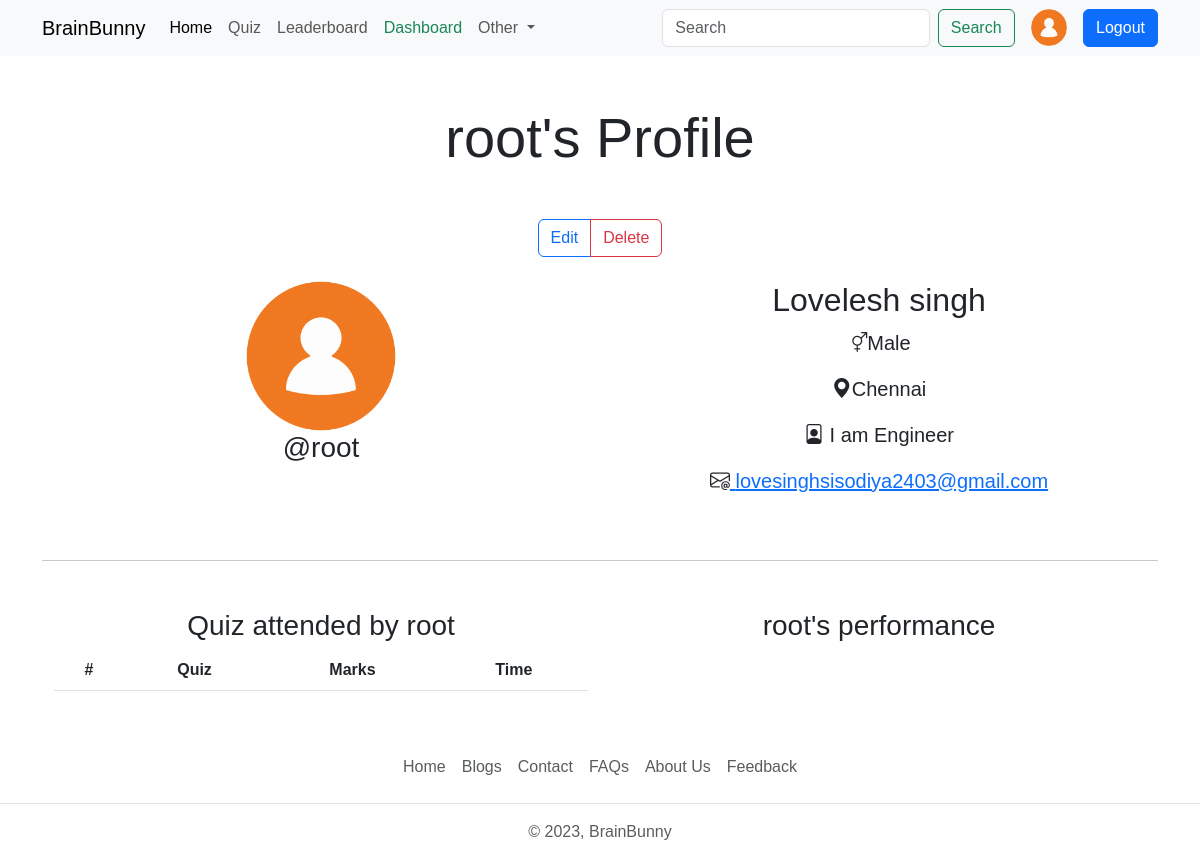
The app's page /user/profile/root (signed in), older data.
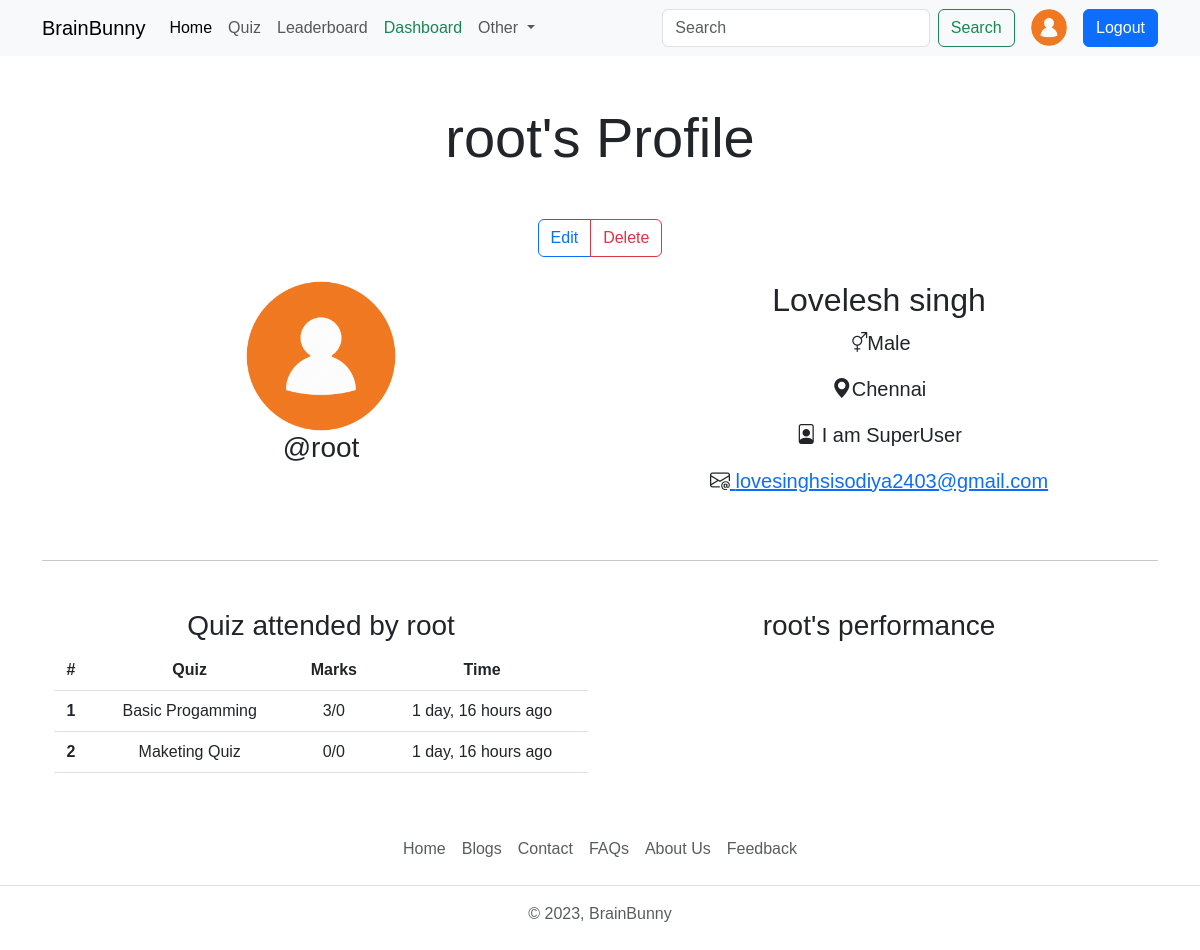
The same page, newer data.
### account/models.py (models this page shows, shortened)
class Profile(models.Model):
    user=models.OneToOneField(User,on_delete=models.CASCADE,null=True,verbose_name='User Object') #verbose name
    bio = models.TextField(blank=True,null=True)
    profile_img=models.ImageField(upload_to='profile_images',default='user.png',blank=True,null=True,verbose_name='Profile Pic')
    location=models.CharField(max_length=100,blank=True,null=True)
    GENDER=(
        ('Male','Male'),
        ('Female','Female'),
        ('Other','Other'),
    )
    gender=models.CharField(max_length=6,choices=GENDER,blank=True,null=True)

### quiz/models.py (models this page shows, shortened)
class QuizSubmission(models.Model):
    user = models.ForeignKey(User,on_delete=models.CASCADE)
    quiz = models.ForeignKey(Quiz,on_delete=models.CASCADE)
    score = models.IntegerField()
    submitted_at=models.DateTimeField(auto_now_add=True)

class Quiz(models.Model):
    title=models.CharField(max_length=255)
    description= models.TextField()
    category = models.ForeignKey(Category,on_delete=models.CASCADE)
    quiz_file = models.FileField(upload_to='quiz/')
    created_at=models.DateTimeField(auto_now_add=True)
    updated_at=models.DateTimeField(auto_now=True)
    class Meta:
        verbose_name_plural= "Quizzes"

### account/views.py (the view)
# urls.py: path('profile/<str:username>',views.profile,name='profile'),
@login_required(login_url='login')
def profile(request,username):
    user_object2=User.objects.get(username=username);
    user_profile2=Profile.objects.get(user=user_object2)
    user_object = User.objects.get(username=request.user)
    user_profile =Profile.objects.get(user=user_object)
    submissions = QuizSubmission.objects.filter(user=user_object2)
    context={"user_profile":user_profile2,"user_profile2": user_profile,"submissions":submissions}
    return render(request,"profile.html",context)

### templates/profile.html (shortened to what this page needs)
{% extends "index.html" %}
{% load static %}
{% block content %}
    <h1 class="display-4 text-center my-5">{{user_profile.user.username}}'s Profile</h1>
    <div class="container text-center">
        {% if request.user.username == user_profile.user.username %}
            <div class="btn-group" role="group" aria-label="Basic mixed styles example">
                <a href="{% url "edit_profile" %}" type="button" class="btn btn-outline-primary">Edit</a>
                <a href="{% url "delete_profile" %}" type="button" class="btn btn-outline-danger">Delete</a>
            </div>
        {% endif %}
        <div class="container text-center my-4">
            <div class="row row-cols-sm-1 row-cols-md-2">
                <div class="col-12">
                    <img src="{{user_profile.profile_img.url}}" class="rounded-circle" alt="user-profile" width="150" height="150">
                    <h2 class="fs-3">@{{user_profile.user.username}}</h2>
                </div>
                <div class="col-12">
                    <h2>{{user_profile.user.first_name|default:"Full Name Not Available"}} {{user_profile.user.last_name}} </h2>
                    <p class="fs-5"><i class="bi bi-gender-ambiguous"></i>{{user_profile.gender|default:"Gendr Not Available"}}</p>
                    <p class="fs-5"><i class="bi bi-geo-alt-fill"></i>{{user_profile.location|default:"Location Not Available"}}</p>
                    <p class="fs-5"><i class="bi bi-file-person"></i> {{user_profile.bio|default:"Bio Not Available"}}</p>
                    {% if request.user.is_superuser %}
                        <p class="fs-5"><i class="bi bi-envelope-at"></i><a href="mailto:{user_profile.user.mail}"> {{user_profile.user.email|default:"Email Not Available"}}</a></p>
                    {% endif %}
                </div>
            </div>
        </div>
        <hr class="my-5">
        <div class="container">
            <div class="row row-cols-sm-1 row-cols-md-1 row-cols-lg-2">
                <div class="col-12">
                    <h3>Quiz attended by {{user_profile.user.username}}</h3>
                    <table class="table">
                        <thead>
                            <tr>
                                <th scope="col">#</th>
                                <th scope="col">Quiz</th>
                                <th scope="col">Marks</th>
                                <th scope="col">Time</th>
                            </tr>
                        </thead>
                        <tbody>
                            {% for submission in submissions %}
                                <tr>
                                    <th scope="row">{{forloop.counter}}</th>
                                    <td title="{{submission.quiz.title}}">{{submission.quiz.title | truncatewords:4}}</td>
                                    <td>{{submission.score}}/{{submmission.quiz.question_set.all|length}}</td>
                                    <td>{{submission.submitted_at|timesince}} ago</td>
                                </tr>
                            {% endfor %}
                        </tbody>
                    </table>
                </div>
                <div class="col-12">
                    <h3>{{user_profile.user.username }}'s performance</h3>
                </div>
            </div>
        </div>
    </div>
{% endblock content %}

### templates/components/navbar.html (shortened to what this page needs)
<nav class="navbar navbar-expand-lg bg-body-tertiary d-none d-lg-block">
    <div class="container">
        <a class="navbar-brand" href="{% url "home" %}">BrainBunny</a>
        <div class="collapse navbar-collapse" id="navbarSupportedContent">
            <ul class="navbar-nav me-auto mb-2 mb-lg-0">
                <li class="nav-item">
                    <a class="nav-link active" aria-current="page" href="{% url "home" %}">Home</a>
                </li>
                <li class="nav-item">
                    <a class="nav-link" href="{% url "all_quiz" %}">Quiz</a>
                </li>
                <li class="nav-item">
                    <a class="nav-link" href="{% url "leaderboard" %}">Leaderboard</a>
                </li>
                {% if request.user.is_superuser %}
                    <li class="nav-item">
                        <a class="nav-link text-success" href="{% url "dashboard" %}">Dashboard</a>
                    </li>
                {% endif %}
                <li class="nav-item dropdown">
                    <a class="nav-link dropdown-toggle" href="#" role="button" data-bs-toggle="dropdown"
                        aria-expanded="false">
                        Other
                    </a>
                </li>
            </ul>
            <form class="d-flex" role="search">
                <input class="form-control me-2" type="search" placeholder="Search" aria-label="Search">
                <button class="btn btn-outline-success" type="submit">Search</button>
                {% if request.user.is_authenticated %}
                    <a href="{% url "profile" request.user.username %}" data-bs-toggle="tooltip" data-bs-placement="bottom" data-bs-title=@{{request.user.username}} class="mx-2">
                        <img src="{{user_profile2.profile_img.url}}" alt="profile" width="55" height="55" class="img-fluid rounded-circle mx-2">
                    </a>
                    <a href="{% url "logout" %}" class="btn btn-primary ms-3">Logout</a>
                {% else %}
                    <a href="{% url "login" %}" class="btn btn-primary ms-2">Login</a>
                {% endif %}
            </form>
        </div>
    </div>
</nav>

Row changes from the older to the newer data that the page shows:
changed Profile "Male": bio "I am Engineer" → "I am SuperUser"
added QuizSubmission: quiz "Basic Progamming", score "3", quiz.question_set.all|length "0", submitted_at "1 day, 16 hours"
added QuizSubmission: quiz "Maketing Quiz", score "0", quiz.question_set.all|length "0", submitted_at "1 day, 16 hours"
